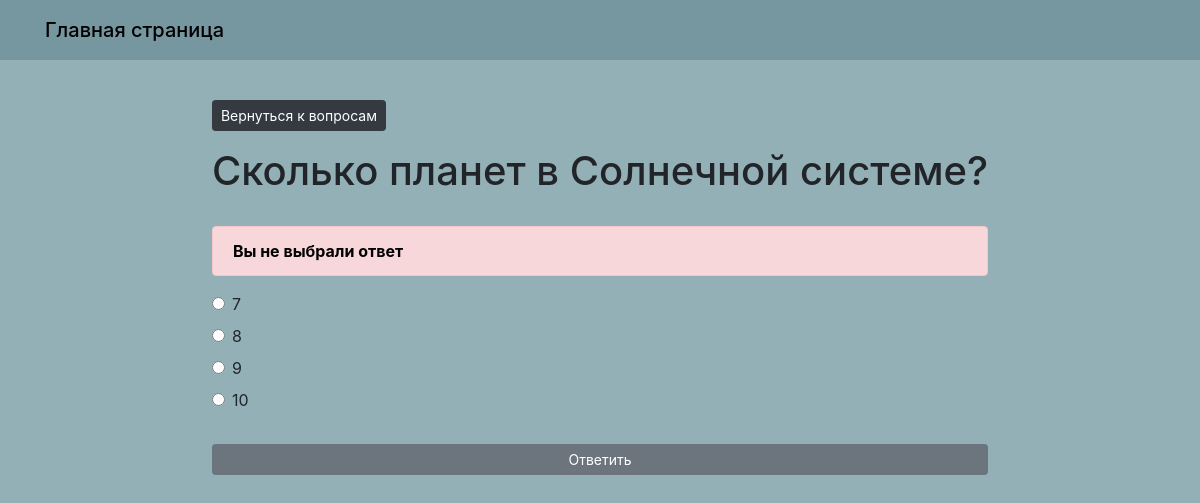
Screenshot of /questions/5/vote/ with the database file from the repository.
### questions/models.py (models this page shows, shortened)
class Question(models.Model):
    question_text = models.CharField(max_length=255, verbose_name='Вопрос')
    pub_date = models.DateTimeField('дата публикации')
    class Meta:
        verbose_name = 'Вопрос'
        verbose_name_plural = 'Вопросы'

class Choice(models.Model):
    question = models.ForeignKey(Question, on_delete=models.CASCADE)
    choice_text = models.CharField(max_length=255, verbose_name='Ответ')
    votes = models.IntegerField(default=0, verbose_name='голоса')
    class Meta:
        verbose_name = 'Ответ'
        verbose_name_plural = 'Ответы'

### questions/views.py (the view)
# urls.py: path('<int:question_id>/vote/', views.vote, name='vote'),
def vote(request, question_id):
    question = get_object_or_404(Question, pk=question_id)
    try:
        selected_choice = question.choice_set.get(pk=request.POST['choice'])
    except (KeyError, Choice.DoesNotExist):
        return render(request, 'questions/detail.html', {
            'question': question,
            'error_message': 'Вы не выбрали ответ',
        })
    else:
        selected_choice.votes += 1
        selected_choice.save()
        return HttpResponseRedirect(reverse('results', args=(question.id,)))

### templates/questions/detail.html (shortened to what this page needs)
{% extends 'base.html' %}
{% block content %}
    <div class="card-body_1">
        <a class="btn btn-dark btn-sm mb-3" href="{% url 'index' %}">Вернуться к вопросам</a>
    </div>
    <h1 class="text-center mb-3">{{ question.question_text }}</h1>
    {% if error_message %}
        <p class="alert alert-danger">
            <strong class="error">{{ error_message }}</strong>
        </p>
    {% endif %}
    <form action="{% url 'vote' question.id %}" method="post">
        {% for choice in question.choice_set.all %}
            <div class="form-check">
                <input type="radio" name="choice" class="form-check-input" id="choice{{ forloop.counter }}"
                       value="{{ choice.id }}"/>
                <label for="choice{{ forloop.counter }}">{{ choice.choice_text }}</label>
            </div>
        {% endfor %}
        <div class="card-body_1">
            <input type="submit" value='Ответить' class="btn btn-secondary btn-sm btn-block mt-4"/>
        </div>
    </form>
{% endblock %}

### static/css/style.css (style rules this page uses)
.basic { background: #94b0b7; }
h1 { padding-bottom: 15px; }
.error { color: black; }

### rows the page displays
Question: question_text "Сколько планет в Солнечной системе?"
Choice: choice_text "7"
Choice: choice_text "8"
Choice: choice_text "9"
Choice: choice_text "10"

### other values shown
{{ error_message }} "Вы не выбрали ответ"
